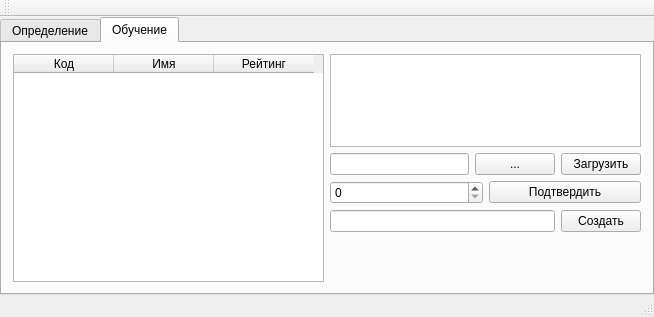
<?xml version="1.0" encoding="UTF-8"?>
<ui version="4.0">
 <class>SArtificialNeuralWeb</class>
 <widget class="QMainWindow" name="SArtificialNeuralWeb">
  <property name="geometry">
   <rect>
    <x>0</x>
    <y>0</y>
    <width>654</width>
    <height>317</height>
   </rect>
  </property>
  <property name="windowTitle">
   <string>SArtificialNeuralWeb</string>
  </property>
  <widget class="QWidget" name="centralWidget">
   <layout class="QVBoxLayout" name="verticalLayout">
    <property name="leftMargin">
     <number>0</number>
    </property>
    <property name="topMargin">
     <number>0</number>
    </property>
    <property name="rightMargin">
     <number>0</number>
    </property>
    <property name="bottomMargin">
     <number>0</number>
    </property>
    <item>
     <widget class="QTabWidget" name="tabWidget">
      <property name="currentIndex">
       <number>1</number>
      </property>
      <widget class="QWidget" name="tabWork">
       <attribute name="title">
        <string>Определение</string>
       </attribute>
       <layout class="QHBoxLayout" name="horizontalLayout">
        <item>
         <layout class="QVBoxLayout" name="verticalLayout_3">
          <item>
           <widget class="QTableWidget" name="twResults">
            <column>
             <property name="text">
              <string>Код</string>
             </property>
            </column>
            <column>
             <property name="text">
              <string>Имя</string>
             </property>
            </column>
            <column>
             <property name="text">
              <string>Рейтинг</string>
             </property>
            </column>
           </widget>
          </item>
          <item>
           <layout class="QHBoxLayout" name="horizontalLayout_2">
            <property name="topMargin">
             <number>0</number>
            </property>
            <item>
             <widget class="QLabel" name="llBestResult">
              <property name="text">
               <string>TextLabel</string>
              </property>
             </widget>
            </item>
            <item>
             <widget class="QLabel" name="lBestResult">
              <property name="text">
               <string>TextLabel</string>
              </property>
             </widget>
            </item>
           </layout>
          </item>
         </layout>
        </item>
        <item>
         <layout class="QVBoxLayout" name="verticalLayout_2">
          <property name="leftMargin">
           <number>0</number>
          </property>
          <item>
           <widget class="QTextBrowser" name="tbInformation"/>
          </item>
          <item>
           <layout class="QHBoxLayout" name="horizontalLayout_3">
            <property name="topMargin">
             <number>0</number>
            </property>
            <item>
             <widget class="QLineEdit" name="ePathToImg"/>
            </item>
            <item>
             <widget class="QPushButton" name="bSelectImg">
              <property name="text">
               <string>...</string>
              </property>
             </widget>
            </item>
            <item>
             <widget class="QPushButton" name="bLoad">
              <property name="text">
               <string>Загрузить</string>
              </property>
             </widget>
            </item>
           </layout>
          </item>
         </layout>
        </item>
       </layout>
      </widget>
      <widget class="QWidget" name="tabLern">
       <attribute name="title">
        <string>Обучение</string>
       </attribute>
       <layout class="QHBoxLayout" name="horizontalLayout_5">
        <item>
         <layout class="QVBoxLayout" name="verticalLayout_5">
          <item>
           <widget class="QTableWidget" name="twLernResult">
            <column>
             <property name="text">
              <string>Код</string>
             </property>
            </column>
            <column>
             <property name="text">
              <string>Имя</string>
             </property>
            </column>
            <column>
             <property name="text">
              <string>Рейтинг</string>
             </property>
            </column>
           </widget>
          </item>
         </layout>
        </item>
        <item>
         <layout class="QVBoxLayout" name="verticalLayout_4">
          <property name="leftMargin">
           <number>0</number>
          </property>
          <property name="bottomMargin">
           <number>50</number>
          </property>
          <item>
           <widget class="QTextBrowser" name="textBrowser"/>
          </item>
          <item>
           <layout class="QHBoxLayout" name="horizontalLayout_4">
            <property name="leftMargin">
             <number>0</number>
            </property>
            <property name="topMargin">
             <number>0</number>
            </property>
            <item>
             <widget class="QLineEdit" name="eLernPathToImg"/>
            </item>
            <item>
             <widget class="QPushButton" name="eLernSelectImg">
              <property name="text">
               <string>...</string>
              </property>
             </widget>
            </item>
            <item>
             <widget class="QPushButton" name="eLernLoad">
              <property name="text">
               <string>Загрузить</string>
              </property>
             </widget>
            </item>
           </layout>
          </item>
          <item>
           <layout class="QHBoxLayout" name="horizontalLayout_6">
            <item>
             <widget class="QSpinBox" name="spRateUp"/>
            </item>
            <item>
             <widget class="QPushButton" name="bRateUp">
              <property name="text">
               <string>Подтвердить</string>
              </property>
             </widget>
            </item>
           </layout>
          </item>
          <item>
           <layout class="QHBoxLayout" name="horizontalLayout_7">
            <item>
             <widget class="QLineEdit" name="eNewName"/>
            </item>
            <item>
             <widget class="QPushButton" name="bCreateNew">
              <property name="text">
               <string>Создать</string>
              </property>
             </widget>
            </item>
           </layout>
          </item>
         </layout>
        </item>
       </layout>
      </widget>
     </widget>
    </item>
   </layout>
  </widget>
  <widget class="QMenuBar" name="menuBar">
   <property name="geometry">
    <rect>
     <x>0</x>
     <y>0</y>
     <width>654</width>
     <height>21</height>
    </rect>
   </property>
  </widget>
  <widget class="QToolBar" name="mainToolBar">
   <attribute name="toolBarArea">
    <enum>TopToolBarArea</enum>
   </attribute>
   <attribute name="toolBarBreak">
    <bool>false</bool>
   </attribute>
  </widget>
  <widget class="QStatusBar" name="statusBar"/>
 </widget>
 <layoutdefault spacing="6" margin="11"/>
 <resources/>
 <connections/>
</ui>
